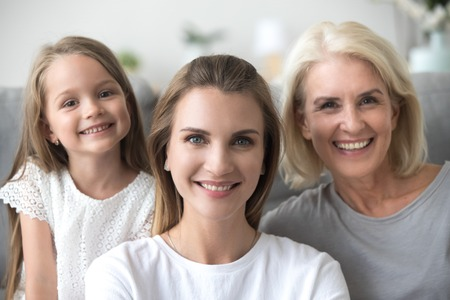
#> input picture Face detection/faces.jpg, 450 x 300 px
$ python faceDetectionImage.py
#> lines starting #> are read from the running program, lines starting #| are printed output that depends on the picture; after the words box and inside, x2 and y2 are one past the last pixel; in counts of white or black regions, pixels touching at a corner belong together
import cv2

# create the haar cascade
face_cascade = cv2.CascadeClassifier('haarcascade_frontalface_default.xml')

# read the image
imagePath = cv2.imread('faces.jpg')
#> imagePath is the input picture: shape (300, 450, 3); mean B, G, R 152.7, 159.8, 173.1

# convert the image into grayscale image

gray = cv2.cvtColor(imagePath, cv2.COLOR_BGR2GRAY)# by deafult cv2 process images in BGR(blue, green, red)
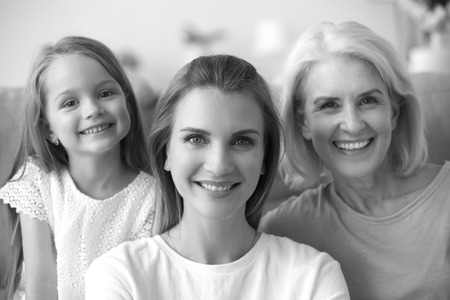
#> gray: shape (300, 450); min 4, max 255, mean 163

# Detect the faces in the image
faces = face_cascade.detectMultiScale(gray, 1.1, 3)
#> faces = [[40, 58, 98, 98], [294, 63, 109, 109], [156, 96, 117, 117]]
# scaleFactor 1.1 - Since some faces may be closer to the camera, they would appear bigger than the faces in the back. The scale factor compensates for this.
# minNeighbors 4 defines how many objects are detected near the current one before it declares the face found.
# minSize gives the size of each window.

for (x, y, w, h) in faces:
    cv2.rectangle(imagePath, (x, y), (x+w, y+h), (255, 0, 0), 2) # the x and y location of the rectangle, and the rectangle’s width and height (w,h).
#> this loop made 3 passes
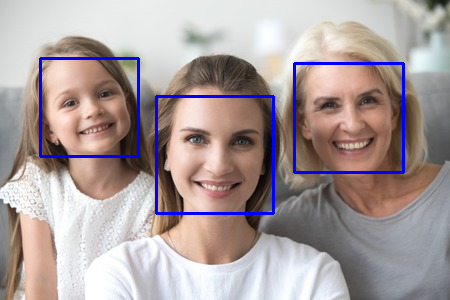
#> imagePath: shape (300, 450, 3); 2.87% of pixels changed, all inside (x1, y1, x2, y2) = (39, 57, 405, 215)


cv2.imshow('img', imagePath)
cv2.waitKey(0)
